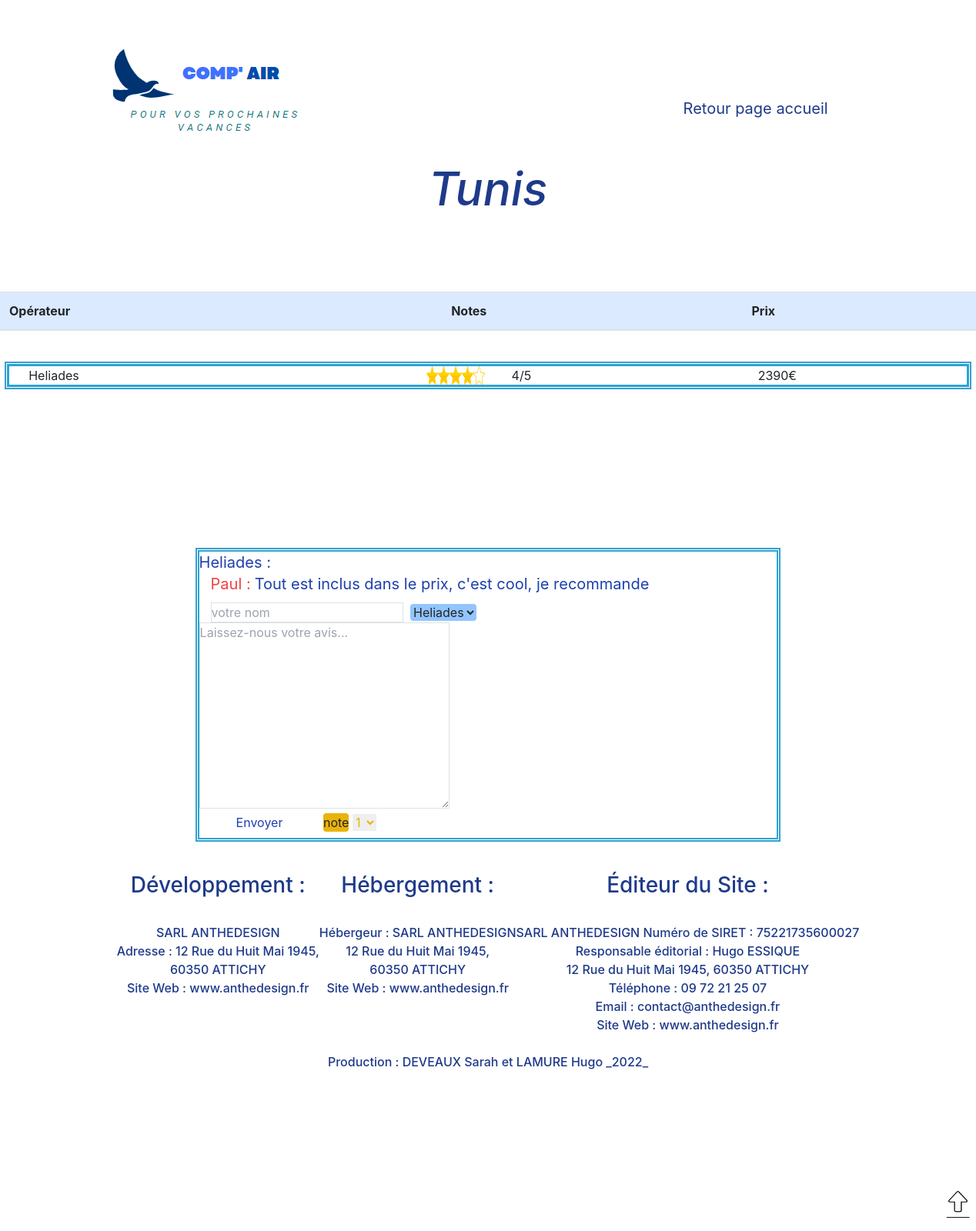
The app's page /selected_destination.php?dest=Tunis with its own data.
### tables this page shows
CREATE TABLE `tour_operator` (
  `id` int(11) NOT NULL,
  `name` varchar(255) NOT NULL,
  `link` varchar(255) NOT NULL,
  `grade_count` int(11) NOT NULL DEFAULT '0',
  `grade_total` int(11) NOT NULL DEFAULT '0',
  `is_premium` tinyint(1) NOT NULL DEFAULT '0'
);

CREATE TABLE `destination` (
  `id` int(11) NOT NULL,
  `location` varchar(255) NOT NULL,
  `price` int(11) NOT NULL,
  `tour_operator_id` int(11) NOT NULL
);

CREATE TABLE `review` (
  `id` int(11) NOT NULL,
  `message` varchar(255) NOT NULL,
  `author` varchar(255) NOT NULL,
  `tour_operator_id` int(11) NOT NULL
);

### Classes/DataBase.php (called while the page is built, shortened)
<?php
class DataBase{
    private $db;
    public function getPDO(){
        if($this->db === null){
            $db = new PDO(
                'mysql:host=localhost;dbname=comparoperator;charset=utf8',
                'root',
                ''
            );
            $db->setAttribute(PDO::ATTR_ERRMODE, PDO::ERRMODE_EXCEPTION);
            $this->db = $db;
        }
        return $this->db;
    }
 }

### Classes/Manager.php (called while the page is built, shortened)
<?php
class Manager
{
    function __construct()
    {
        $this->db = new DataBase("comparoperator");
    }
    function getAllDestination()
    {
        $req=$this->db->getPDO()->prepare('SELECT * FROM destination');
        $req->execute([]);
        $AllDest=$req->fetchAll();
        return $AllDest;
    }
    function getDestinationNames()
    {
        $allNames=[];
        $AllDest= $this->getAllDestination();
        foreach ($AllDest as $value) {
            foreach ($value as $names => $name) {
               if ($names==='location' && !in_array($name,$allNames))
                array_push($allNames,$name);
            }
        }
        return $allNames;
    }
    function getTOInfoByMethod($name,$methode){
        switch ($methode) {
            case 'destination':
                $result = [];
                $req=$this->db->getPDO()->prepare('SELECT tour_operator_id FROM destination WHERE location = ? ' );
                $req -> execute([$name]);
                $operatorId = $req->fetchAll();
                foreach ($operatorId as $key => $value) {
                    $req1=$this->db->getPDO()->prepare('SELECT * FROM tour_operator WHERE id = ?' );
                    $req1 -> execute([$value[0]]);
                    $name = $req1->fetch();
                    array_push($result,$name);
                }
                return $result;
             break;
            case 'TO':
                $req=$this->db->getPDO()->prepare('SELECT * FROM tour_operator WHERE name = ? ' );
                $req -> execute([$name]);
                $result=$req->fetch();
                return $result;
            break;
        }
    }
    function getTONamesByDest($names)
    {
        $TO=$this->getTOInfoByMethod($names,'destination');
        $result = [];
        foreach ($TO as $key => $value) {
            array_push($result,$value['name']);
        }
        return $result;
    }
    function prepDataForTO($names)
    {
        $TO=$this->getTOInfoByMethod($names,'TO');
        return $TO;
    }
    function prepDataForDest($name,$TOid)
    {
        $req=$this->db->getPDO()->prepare('SELECT * FROM destination WHERE location  = ? AND  	tour_operator_id ='.$TOid );
                $req -> execute([$name]);
                $result=$req->fetch();
        return $result;
    }
    function preparDataForReview($TOid){
        $req=$this->db->getPDO()->prepare('SELECT * FROM review WHERE  tour_operator_id='.$TOid );
        $req->execute();
        $fetched=$req->fetchAll();
        return $fetched;
    }
}

### Classes/TourOperator.php (called while the page is built, shortened)
<?php
class TourOperator
{
    private $gradeCount;
    private $gradeTotal;
    private $isPremium;
    function hydrate($data) {
        $this->gradeCount = $data['grade_count'] ?? null;
        $this->gradeTotal = $data['grade_total'] ?? null ;
        $this->isPremium = $data['is_premium'];
    }
    function getGrade()
    {
        if ($this->gradeCount>0) {
            $grade = $this->gradeTotal / $this->gradeCount;
            return $grade;
        }else {
            return 0;
        }
    }
    function getPremium()
    {
        return $this->isPremium;
    }
}

### Classes/Destination.php (called while the page is built, shortened)
<?php
class Destination
{
    private $price;
    function hydrate($data) {
           $this->price = $data['price'] ;
    }
    function getPrice()
    {
        return $this->price;
    }
};

### Classes/Review.php (called while the page is built, shortened)
<?php
Class Review
{
    private $message;
    private $author;
    function hydrate($data){
        $this->message = $data['message'];
        $this->author = $data['author'];
    }
    function getMessage()
    {
        return $this->message;
    }
    function getAuthor()
    {
        return $this->author;
    }
}

### selected_destination.php (the view, shortened to what this page needs)
<?php
$manager = new Manager();
$control = $manager->getDestinationNames();
if (isset($_GET['dest']) && in_array($_GET['dest'], $control)) { ?>
    <!DOCTYPE html>
    <html lang="en">
    <head>
        <link href="https://cdn.jsdelivr.net/npm/bootstrap@5.1.3/dist/css/bootstrap.min.css" rel="stylesheet">
        <script src="https://cdn.tailwindcss.com"></script>
        <link rel="stylesheet" href="./CSS/selected_destination.css">
    </head>
    <body id="body">
        <nav id="navbar" class="flex flex-row items-center img-fluid ">
            <img id="logo3" src="./images/logo3.png" class="img-fluid ">
        </nav>
        <a id="returnHome" class="text-blue-900 text-xl" href="./index.php"> Retour page accueil</a>
        <h1 id="titledestination" class="img-fluid text-blue-900 text-center text-6xl italic"><br><?= $_GET['dest'] ?></h1><br><br><br><br>
        <table class="table">
            <thead class="bg-blue-100">
                <tr>
                    <th scope="col" class="text-m">Opérateur</th>
                    <th scope="col" class="text-m">Notes</th>
                    <th scope="col" class="text-m">Prix</th>
                </tr>
            </thead>
        </table>
        <div class="NoteImageRevue">
            <div class="TOtoDest"><br>
                <div class="TOResult w-70">
                    <?php
                    $TOsNames = $manager->getTONamesByDest($_GET['dest']);
                    foreach ($TOsNames as $key => $value) {
                    ?>
                        <div class="allTO"> <?php
                                            $donneeTO = $manager->prepDataForTO($value);
                                            $premium = new TourOperator($donneeTO);
                                            $result = $premium->getPremium();
                                            if ($result == 1) {
                                            ?><div class="TO"><a href=<?= $donneeTO['link'] ?>><?= $donneeTO['name'] ?></a></div><?php
                                                                                                                                } else {
                                                                                                                                    ?><div class="TO"><?= $value ?></div> <?php
                                                                                                                                                                        } ?>
                            <div class="TONotes">
                                <?php
                                $donneeTO = $manager->prepDataForTO($value);
                                $donneeDEST = $manager->prepDataForDEST($_GET['dest'], $donneeTO['id']);
                                $newDest = new Destination($donneeDEST);
                                $price = $newDest->getPrice();
                                $premium = new TourOperator($donneeTO);
                                $result = $premium->getGrade();
                                ?>
                                <div class='notesStars'>
                                    <?php
                                    if ($result > 0) {
                                    ?><div class='stars'> <?php
                                                            for ($i = 0; $i < $result; $i++) {
                                                                if ($result - $i >= 1) {
                                                            ?><img class="star" src="./images/star.webp" alt="" srcset=""><?php
                                                                                                                        } elseif ($result - $i > 0) {
                                                                                                                            ?><img class="star" src="./images/star-half-yellow.webp" alt="" srcset=""><?php
                                                                                                                                                                                                    }
                                                                                                                                                                                                }
                                                                                                                                                                                                for ($i = 0; $i < 5 - ceil($result); $i++) {
                                                                                                                                                                                                        ?><img class="star" src="./images/star-line-yellow-1.webp" alt="" srcset=""><?php
                                                                                                                                                                                                                                                                } ?>
                                        </div>
                                        <div class="note"><?= $result ?>/5</div> <?php
                                                                                } else { ?>
                                        <div class="note">n/a</div><?php
                                                                                } ?>
                                </div>
                            </div>
                            <div class="price">
                                <?= $price ?>€
                            </div>
                        </div><?php
                            } ?>
                </div>
            </div>
            <div class="imgLocation h-50 w-50 flex flex-row ">
            </div>
            <div class="revue">
                <div class="alreadyPostedReview text-xl">
                    <?php
                    $donneeTO = $manager->prepDataForTO($value);
                    $donneeReview = $manager->preparDataForReview($donneeTO['id']);
                    foreach ($TOsNames as $key => $value) {
                    ?><div class="comments text-blue-800"><?php
                                                            $donneeTO = $manager->prepDataForTO($value);
                                                            $donneeReview = $manager->preparDataForReview($donneeTO['id']);
                                                            foreach ($donneeReview as $key => $valueTO) {
                                                                if ($key == 0) {
                                                                    echo ($value . ' : ');
                                                                }
                                                            }
                                                            foreach ($donneeReview as $key => $valueTO) {
                                                                $newreview = new Review($valueTO);
                                                            ?>
                                <div class="commentary">
                                    <div class="author text-red-500">
                                        <?php echo ($newreview->getAuthor() . " : ");
                                        ?>
                                    </div>
                                    <div class="message">
                                        <?php $test = $newreview->getMessage();
                                                                echo ($test); ?>
                                    </div>
                                </div><?php
                                                            } ?>
                        </div><?php
                            }
                                ?></div>
                <div class="newReview w-50 h-50">
                    <form action="./process/addReview.php" method="post">
                        <input class='author border border-sky-900' type="text" name="author" id="author" placeholder="votre nom">
                        <select id="select" name="TO" size="1" class="TOForm rounded bg-blue-300">
                            <?php foreach ($TOsNames as $key => $value) { ?>
                                <option href=<?= $value ?>><?= $value ?> </option> <?php
                                                                                } ?>
                        </select><br>
                        <textarea class="border border-sky-900" name="message" id="message" cols="30" rows="10" placeholder="Laissez-nous votre avis..."></textarea>
                        <input id="inputComment" class="mx-5 text-blue-800 rounded" type="submit" value="Envoyer">
                        <label class="rounded bg-yellow-500">note</label>
                        <select id="select" name="score" size="1" class="TOForm text-yellow-500 ">
                            <?php for ($i = 1; $i < 6; $i++) { ?>
                                <option href=<?= $i ?>><?= $i ?> </option> <?php
                                                                        } ?>
                        </select><br>
                    </form>
                </div>
            </div>
            <footer id="footer" class="align-content text-white text-center font-medium p-10 ">
                <div class="flex flex-row ">
                    <a href="#top"><img id="butTop" class="w-12 " src="./images/Capture.PNG" alt="Retour en haut"></a>
                </div>
                <div class="flex flex-row justify-between text-blue-900">
                    <div id="developpement">
                        <h3>Développement :</h3><br>SARL ANTHEDESIGN<br>Adresse : 12 Rue du Huit Mai 1945,<br>60350 ATTICHY<br>Site Web : www.anthedesign.fr
                    </div>
                    <div id="hebergement">
                        <h3>Hébergement :</h3><br>Hébergeur : SARL ANTHEDESIGN<br>12 Rue du Huit Mai 1945,<br>60350 ATTICHY<br>Site Web : www.anthedesign.fr
                    </div>
                    <div id="editor">
                        <h3>Éditeur du Site :</h2><br>SARL ANTHEDESIGN Numéro de SIRET : 75221735600027<br>Responsable éditorial : Hugo ESSIQUE<br>12 Rue du Huit Mai 1945, 60350 ATTICHY<br>Téléphone : 09 72 21 25 07<br>Email : contact@anthedesign.fr<br>Site Web : www.anthedesign.fr
                    </div>
                </div>
                <div><br>
                    <div class="text-center text-blue-900 ">Production : DEVEAUX Sarah et LAMURE Hugo _2022_ </div>
                </div>
            </footer>
            <link rel="stylesheet" href="https://cdn.jsdelivr.net/npm/bootstrap@4.3.1/dist/css/bootstrap.min.css">
    </body>
    </html>
<?php
} else {
    header('location:./index.php');
} ?>

### records on screen
tour_operator: grade_count 1 (drawn), grade_total "4"
destination: price "2390"
review: value "Heliades", author "Paul", message "Tout est inclus dans le prix, c'est cool, je recommande"

### other values on screen
$_GET['dest'] "Tunis"
$value "Heliades"
form field TO "Heliades"
form field score "1"
